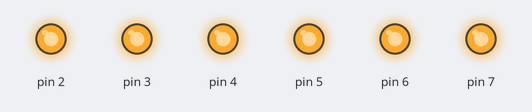
The sketch below on a simulated Arduino Uno, built with avr-gcc and run on an emulated ATmega328P. Shown: output pins drawn as LEDs (lit = HIGH).

Above: at 0.05 s.
At 2.75 s:
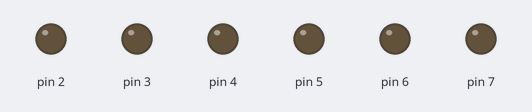
Timing chart, 0 to 3.0 s (numbered marks = the images above):
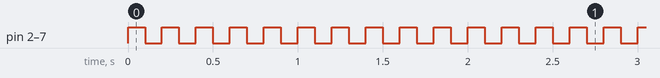

The sketch:

codigho.ino
```cpp
// c++ code
void setup()
{
pinMode(2, OUTPUT);
pinMode(3, OUTPUT);
pinMode(4, OUTPUT);
pinMode(5, OUTPUT);
pinMode(6, OUTPUT);
pinMode(7, OUTPUT);
}
void loop ()
{
  digitalWrite(2, HIGH);
  digitalWrite(3, HIGH);
  digitalWrite(4, HIGH);
  digitalWrite(5, HIGH);
  digitalWrite(6, HIGH);
  digitalWrite(7, HIGH);
 delay(100); //Wait for 100 millisecond(s)
  digitalWrite(2, LOW);
  digitalWrite(3, LOW);
  digitalWrite(4, LOW);
  digitalWrite(5, LOW);
  digitalWrite(6, LOW);
  digitalWrite(7, LOW);
   delay(100); //Wait for 100 millisecond(s)
}
```

Measured:
- by itself, pin 2–7: alternates HIGH for 0.10 s and LOW for 0.10 s
